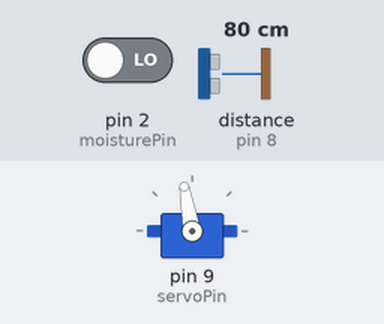
Simulated run of this sketch. Board: Arduino Uno, built with avr-gcc and run on an emulated ATmega328P. On the bench: servo. Wiring (inferred from the names in the program): ultrasonic range finder: trigger pin 7; echo pin 8. The test bench sets the inputs (shaded band); at power-on: distance to the obstacle (sensor on pin 8) 80 cm, pin 2 (moisturePin) LOW. The echo pulse lasts 58.3 µs per cm; what the sketch prints to the serial monitor is not drawn.

Above: at 2.2 s.
2.3 s: distance to the obstacle (sensor on pin 8) set to 9 cm
5.8 s: distance to the obstacle (sensor on pin 8) set to 6 cm
At 7.9 s:
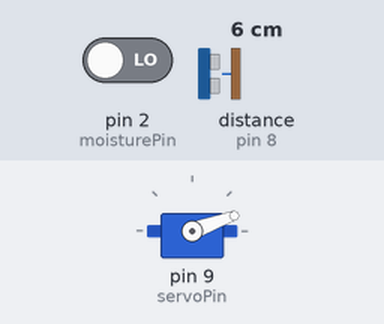
11.4 s: distance to the obstacle (sensor on pin 8) set to 2 cm
15.7 s: pin 2 (moisturePin) driven HIGH
At 17.6 s:
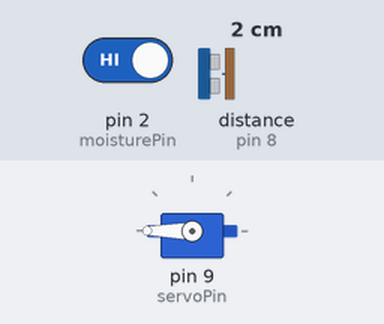
Timing chart, 0 to 19.3 s (numbered marks = the images above; inputs shaded):
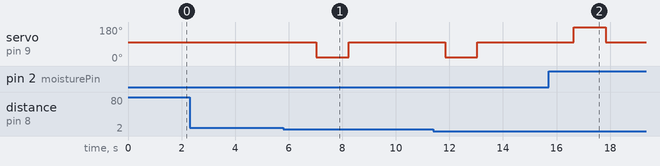

Measured:
- the behaviour switches between 8 and 7 cm on distance to the obstacle (sensor on pin 8) (found by bisection; images 0 and 1)
- after the input at 2.3 s, every drawn part: stays the same
- after the input at 5.8 s, servo on pin 9 (servoPin): 100° → 20° after 1.2 s, → 100° 1.2 s later

The sketch:

Dry-and-Wet-Object-Segregator.ino
```cpp
#include <Servo.h>

// Pin definitions
const int trigPin = 7;
const int echoPin = 8;
const int servoPin = 9;
const int moisturePin = 2; // Digital pin for soil moisture sensor // Analog pin for soil moisture sensor
const int moistureThreshold = 500; // Adjust this based on calibration for wet/dry detection

Servo myServo;

void setup() {
  Serial.begin(9600);
  pinMode(trigPin, OUTPUT);
  pinMode(echoPin, INPUT);
  myServo.attach(servoPin);
  myServo.write(100);
  delay(1000);
}

void loop() {
  long duration = measureDistance();
  long distance = duration * 0.0344 / 2;

  Serial.print("Distance: ");
  Serial.print(distance);
  Serial.print(" cm");

  if (distance < 7) {
    delay(1200);
    bool isWet = digitalRead(moisturePin); // Read digital value (HIGH = Wet, LOW = Dry)
    // Digital sensor directly gives wet/dry status // Wet if above threshold, else dry

    Serial.print(", Moisture: ");
    Serial.print(isWet);
    Serial.print(" -> ");
    Serial.println(isWet ? "Wet" : "Dry");

    if (isWet) {
      Serial.println("Wet object detected! Moving clockwise.");
      myServo.write(180);
    } else {
      Serial.println("Dry object detected! Moving counterclockwise.");
      myServo.write(20);
    }
    delay(1200);
    Serial.println("Returning to 100 degrees.");
    myServo.write(100);
    delay(1200);
  } else {
    Serial.println(" - No object detected. Servo remains at 100 degrees.");
  }
  delay(1200);
}

long measureDistance() {
  digitalWrite(trigPin, LOW);
  delayMicroseconds(2);
  digitalWrite(trigPin, HIGH);
  delayMicroseconds(10);
  digitalWrite(trigPin, LOW);
  return pulseIn(echoPin, HIGH);
}
```
